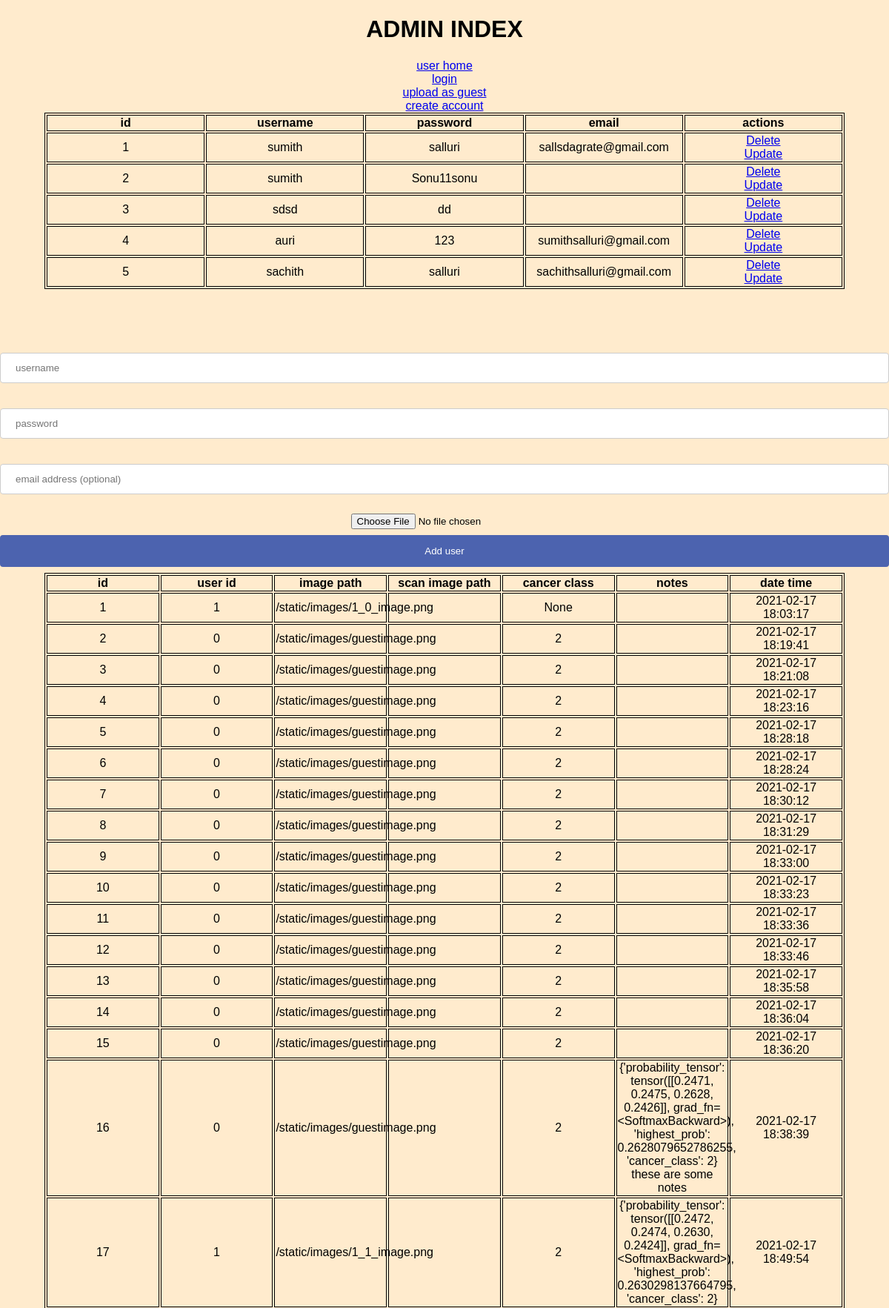
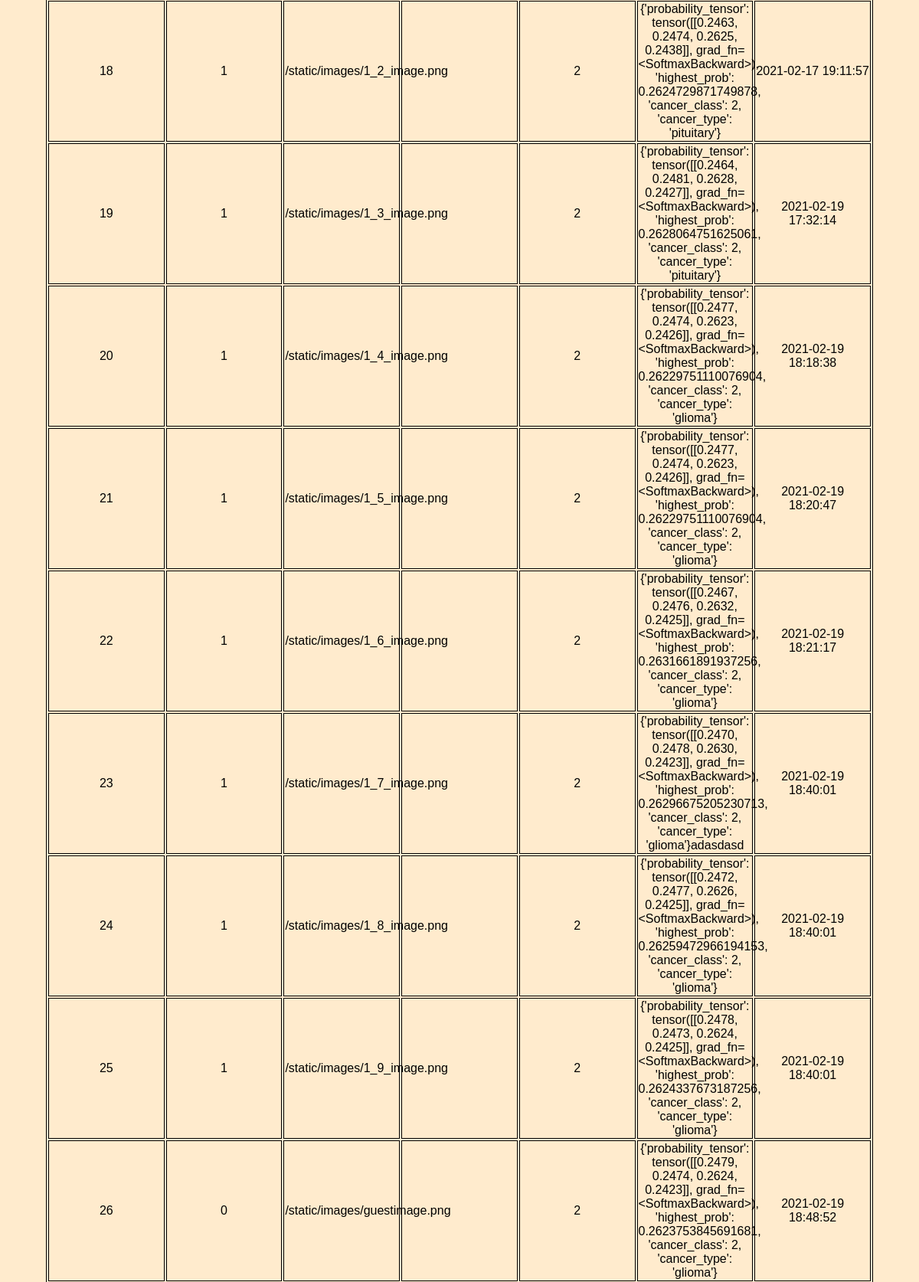
The page / (upper part) on the database its author committed (2 pictures, top to bottom).
### app.py (models this page shows, shortened)
class Images(db.Model):
    __bind_key__ = 'images'
    id = db.Column(db.Integer, primary_key=True)
    user_id = db.Column(db.Integer, ForeignKey(Users.id), nullable=True)
    image_path = db.Column(db.String(200), nullable=False)
    cancer_class = db.Column(db.Integer, nullable=True)
    scan_image_path = db.Column(db.String(200), nullable=True)
    notes = db.Column(db.String(200), nullable=True)
    date_time_added = db.Column(db.String(10))

### app.py (the view)
@app.route('/', methods=['POST', 'GET'])
def index():
    if request.method == 'POST':
        new_username = request.form['username']
        new_password = request.form['password']
        confirm_new_password = request.form['confirm_password']
        new_email = request.form['email']
        if new_username != "":
            if new_password != "":
                if new_password == confirm_new_password:
                    new_user = Users(username=new_username,
                                     password=new_password,
                                     email=new_email,
                                     pfp_path=None)
                    try:
                        db.session.add(new_user)
                        db.session.commit()
                        user_id = Users.query.filter(
                            Users.username.like(new_username),
                            Users.password.like(new_password)).first().id
                        return redirect('/user_home')
                    except:
                        return 'there was an error adding ur new account'
                else:
                    return redirect('create_account/psw_not_same')
            else:
                return redirect('create_account/password_blank')
        else:
            return redirect('create_account/username_blank')
    else:
        users = Users.query.all()
        images = Images.query.all()
        return render_template('index.html', users=users, images=images)

### app.py (called while the page is built)
@app.after_request
def add_header(r):
    r.cache_control.max_age = 0
    print('no cache')
    return r

### templates/index.html (shortened to what this page needs)
{% extends 'base.html' %}
{% block body %}
<div class=login>
    <h1>ADMIN INDEX</h1>
    <a href='/user_home'>user home</a>
    <br>
    <a href='/login'>login</a>
    <br>
    <a href='/upload/0'>upload as guest</a>
    <br>
    <a href='/create_account'>create account</a>
    <br>
    <div class="tbl_container">
        <table>
            <tr>
                <th>id</th>
                <th>username</th>
                <th>password</th>
                <th>email</th>
                <th>actions</th>
            </tr>
            {% for user in users %}
                <tr>
                    <td>{{ user.id }}</td>
                    <td>{{ user.username }}</td>
                    <td>{{ user.password }}</td>
                    <td>{{ user.email }}</td>
                    <td>
                        <a href="/delete/{{user.id}}">Delete</a>
                        <br>
                        <a href="/update/{{user.id}}">Update</a>
                    </td>
                </tr>
            {% endfor %}
        </table>
    </div>
    <div class='form_container'>
        <form action='/' method="POST">
            <br>
            <input type="text" name='username' id='username' placeholder="username">
            <br>
            <br>
            <input type='text' name='password' id='password' placeholder="password">
            <br>
            <br>
            <input type='text' name='email' id='email' placeholder="email address (optional)">
            <br>
            <br>
            <input type='file' name='pfp' id='pfp'>
            <input type='submit' value='Add user'>
        </form>
    </div>
    <div class="tbl_container">
        <table>
            <tr>
                <th>id</th>
                <th>user id</th>
                <th>image path</th>
                <th>scan image path</th>
                <th>cancer class</th>
                <th>notes</th>
                <th>date time</th>
            </tr>
            {% for image in images %}
                <tr>
                    <td>{{ image.id }}</td>
                    <td>{{ image.user_id }}</td>
                    <td>{{ image.image_path }}</td>
                    <td>{{ image.scan_image_path }}</td>
                    <td>{{ image.cancer_class }}</td>
                    <td>{{ image.notes }}</td>
                    <td>{{ image.date_time_added }}</td>
                </tr>
            {% endfor %}
        </table>
    </div>
</div>
{% endblock %}

### static/css/main.css (style rules this page uses)
body { font-family: sans-serif; text-align: center; margin: 0px; padding: 0px; background-color: blanchedalmond; }
table, th, td { table-layout: fixed; border: 1px solid black; width: 90%; position: relative; }
table { left: 5%; margin-bottom: 5%; }
input[type="text"], select { width: 100%; padding: 12px 20px; margin: 8px 0; display: inline-block; border: 1px solid #ccc; border-radius: 4px; box-sizing: border-box; }
input[type="submit"] { width: 100%; background-color: #4c63af; color: white; padding: 14px 20px; margin: 8px 0; border: none; border-radius: 4px; cursor: pointer; }

### rows shown on the page
Images: id "1", user_id "1", image_path "/static/images/1_0_image.png", cancer_class "None", date_time_added "2021-02-17 18:03:17"
Images: id "2", user_id "0", image_path "/static/images/guestimage.png", cancer_class "2", date_time_added "2021-02-17 18:19:41"
Images: id "3", user_id "0", image_path "/static/images/guestimage.png", cancer_class "2", date_time_added "2021-02-17 18:21:08"
Images: id "4", user_id "0", image_path "/static/images/guestimage.png", cancer_class "2", date_time_added "2021-02-17 18:23:16"
Images: id "5", user_id "0", image_path "/static/images/guestimage.png", cancer_class "2", date_time_added "2021-02-17 18:28:18"
Images: id "6", user_id "0", image_path "/static/images/guestimage.png", cancer_class "2", date_time_added "2021-02-17 18:28:24"
Images: id "7", user_id "0", image_path "/static/images/guestimage.png", cancer_class "2", date_time_added "2021-02-17 18:30:12"
Images: id "8", user_id "0", image_path "/static/images/guestimage.png", cancer_class "2", date_time_added "2021-02-17 18:31:29"
Images: id "9", user_id "0", image_path "/static/images/guestimage.png", cancer_class "2", date_time_added "2021-02-17 18:33:00"
Images: id "10", user_id "0", image_path "/static/images/guestimage.png", cancer_class "2", date_time_added "2021-02-17 18:33:23"
Images: id "11", user_id "0", image_path "/static/images/guestimage.png", cancer_class "2", date_time_added "2021-02-17 18:33:36"
Images: id "12", user_id "0", image_path "/static/images/guestimage.png", cancer_class "2", date_time_added "2021-02-17 18:33:46"
Images: id "13", user_id "0", image_path "/static/images/guestimage.png", cancer_class "2", date_time_added "2021-02-17 18:35:58"
Images: id "14", user_id "0", image_path "/static/images/guestimage.png", cancer_class "2", date_time_added "2021-02-17 18:36:04"
Images: id "15", user_id "0", image_path "/static/images/guestimage.png", cancer_class "2", date_time_added "2021-02-17 18:36:20"
Images: id "16", user_id "0", image_path "/static/images/guestimage.png", cancer_class "2", notes "{'probability_tensor': tensor([[0.2471, 0.2475, 0.2628, 0.2426]], grad_fn=<SoftmaxBackward>), 'highest_prob': 0.2628079652786255, 'cancer_class': 2} these are some notes", date_time_added "2021-02-17 18:38:39"
Images: id "17", user_id "1", image_path "/static/images/1_1_image.png", cancer_class "2", notes "{'probability_tensor': tensor([[0.2472, 0.2474, 0.2630, 0.2424]], grad_fn=<SoftmaxBackward>), 'highest_prob': 0.2630298137664795, 'cancer_class': 2}", date_time_added "2021-02-17 18:49:54"
Images: id "18", user_id "1", image_path "/static/images/1_2_image.png", cancer_class "2", notes "{'probability_tensor': tensor([[0.2463, 0.2474, 0.2625, 0.2438]], grad_fn=<SoftmaxBackward>), 'highest_prob': 0.2624729871749878, 'cancer_class': 2, 'cancer_type': 'pituitary'}", date_time_added "2021-02-17 19:11:57"
Images: id "19", user_id "1", image_path "/static/images/1_3_image.png", cancer_class "2", notes "{'probability_tensor': tensor([[0.2464, 0.2481, 0.2628, 0.2427]], grad_fn=<SoftmaxBackward>), 'highest_prob': 0.2628064751625061, 'cancer_class': 2, 'cancer_type': 'pituitary'}", date_time_added "2021-02-19 17:32:14"
Images: id "20", user_id "1", image_path "/static/images/1_4_image.png", cancer_class "2", notes "{'probability_tensor': tensor([[0.2477, 0.2474, 0.2623, 0.2426]], grad_fn=<SoftmaxBackward>), 'highest_prob': 0.26229751110076904, 'cancer_class': 2, 'cancer_type': 'glioma'}", date_time_added "2021-02-19 18:18:38"
Images: id "21", user_id "1", image_path "/static/images/1_5_image.png", cancer_class "2", notes "{'probability_tensor': tensor([[0.2477, 0.2474, 0.2623, 0.2426]], grad_fn=<SoftmaxBackward>), 'highest_prob': 0.26229751110076904, 'cancer_class': 2, 'cancer_type': 'glioma'}", date_time_added "2021-02-19 18:20:47"
Images: id "22", user_id "1", image_path "/static/images/1_6_image.png", cancer_class "2", notes "{'probability_tensor': tensor([[0.2467, 0.2476, 0.2632, 0.2425]], grad_fn=<SoftmaxBackward>), 'highest_prob': 0.2631661891937256, 'cancer_class': 2, 'cancer_type': 'glioma'}", date_time_added "2021-02-19 18:21:17"
Images: id "23", user_id "1", image_path "/static/images/1_7_image.png", cancer_class "2", notes "{'probability_tensor': tensor([[0.2470, 0.2478, 0.2630, 0.2423]], grad_fn=<SoftmaxBackward>), 'highest_prob': 0.26296675205230713, 'cancer_class': 2, 'cancer_type': 'glioma'}adasdasd", date_time_added "2021-02-19 18:40:01"
Images: id "24", user_id "1", image_path "/static/images/1_8_image.png", cancer_class "2", notes "{'probability_tensor': tensor([[0.2472, 0.2477, 0.2626, 0.2425]], grad_fn=<SoftmaxBackward>), 'highest_prob': 0.26259472966194153, 'cancer_class': 2, 'cancer_type': 'glioma'}", date_time_added "2021-02-19 18:40:01"
Images: id "25", user_id "1", image_path "/static/images/1_9_image.png", cancer_class "2", notes "{'probability_tensor': tensor([[0.2478, 0.2473, 0.2624, 0.2425]], grad_fn=<SoftmaxBackward>), 'highest_prob': 0.2624337673187256, 'cancer_class': 2, 'cancer_type': 'glioma'}", date_time_added "2021-02-19 18:40:01"
Images: id "26", user_id "0", image_path "/static/images/guestimage.png", cancer_class "2", notes "{'probability_tensor': tensor([[0.2479, 0.2474, 0.2624, 0.2423]], grad_fn=<SoftmaxBackward>), 'highest_prob': 0.2623753845691681, 'cancer_class': 2, 'cancer_type': 'glioma'}", date_time_added "2021-02-19 18:48:52"

### other values the page prints
{{ user.id }} "1" "2" "3" "4" "5"
{{ user.username }} "sumith" "sumith" "sdsd" "auri" "sachith"
{{ user.password }} "salluri" "Sonu11sonu" "dd" "123" "salluri"
{{ user.email }} "sallsdagrate@gmail.com" "sumithsalluri@gmail.com" "sachithsalluri@gmail.com"
